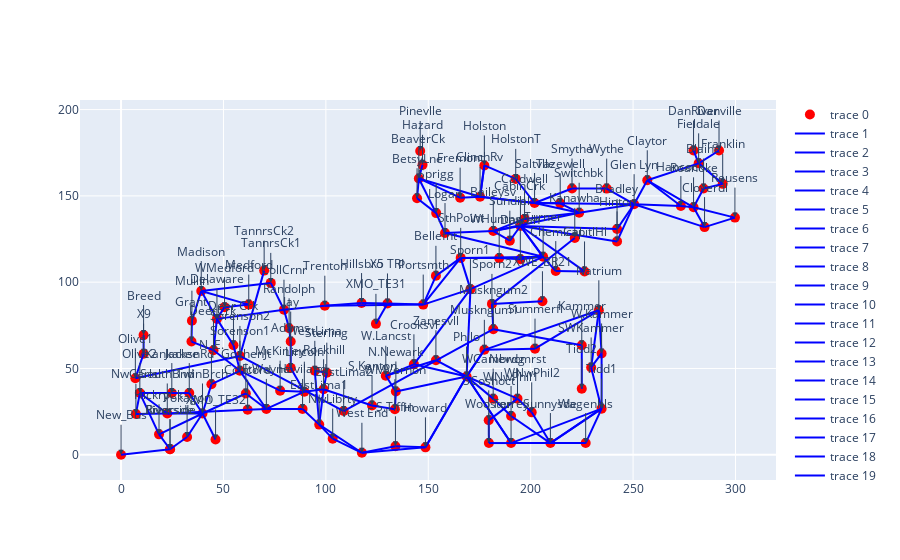

Write notebook code for a chart like this one.
### Code cell
# Interactive Figure
fig = go.Figure()

# Plot nodes with names
fig.add_trace(go.Scatter(
    x=net.bus_geodata.x,
    y=net.bus_geodata.y,
    mode='markers',
    marker=dict(size=10, color='red'),
    text=net.bus['name']  # Use the 'name' column for text
))

# Plot lines
for _, line in net.line.iterrows():
    from_bus = net.bus_geodata.loc[line.from_bus]
    to_bus = net.bus_geodata.loc[line.to_bus]
    fig.add_trace(go.Scatter(
        x=[from_bus.x, to_bus.x],
        y=[from_bus.y, to_bus.y],
        mode='lines',
        line=dict(color='blue', width=2),
    ))

# Update layout for better visibility of names
fig.update_layout(annotations=[
    go.layout.Annotation(
        x=x,
        y=y,
        xref="x",
        yref="y",
        text=name,
        showarrow=True,
        arrowhead=2,
        ax=0,
        ay=-40
    ) for x, y, name in zip(net.bus_geodata.x, net.bus_geodata.y, net.bus['name'])
])

# Show the interactive plot
fig.show()
